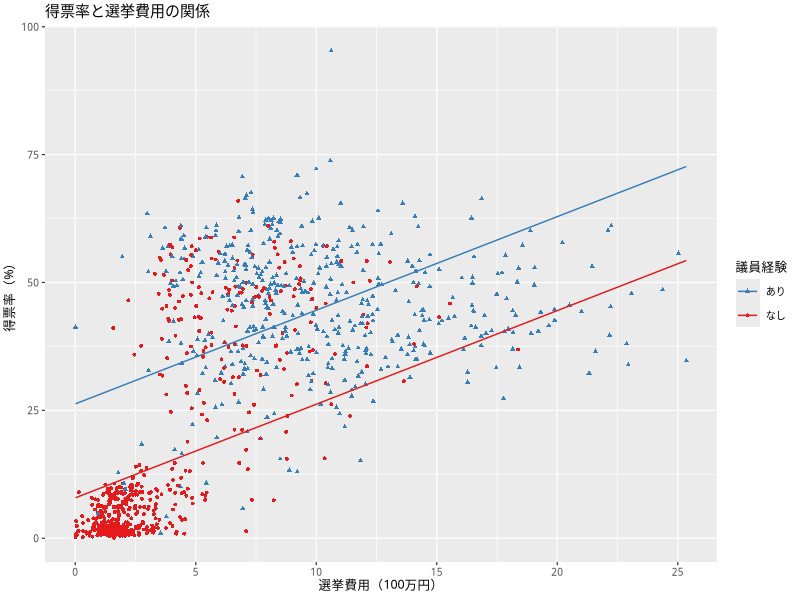
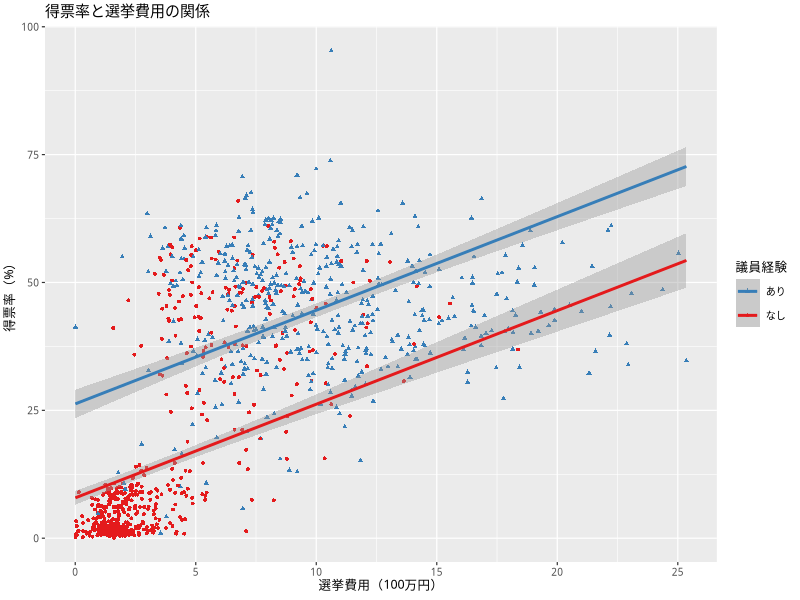
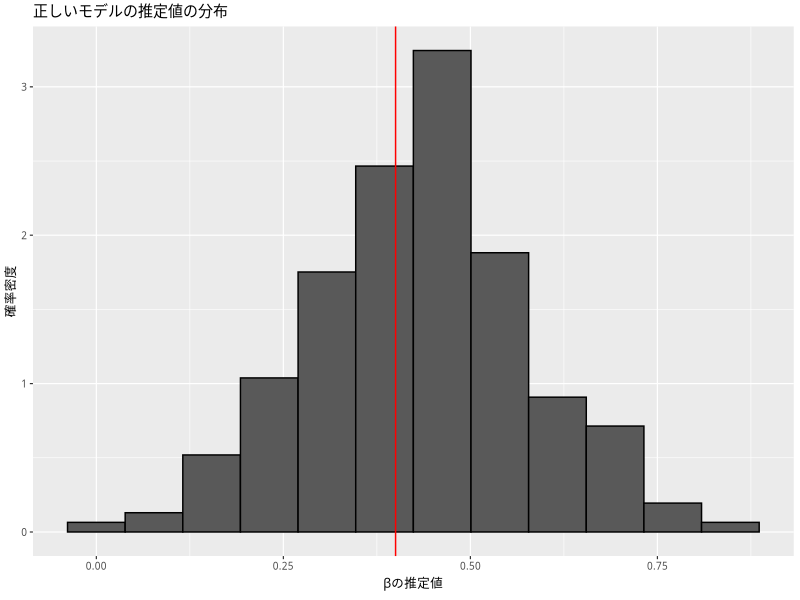
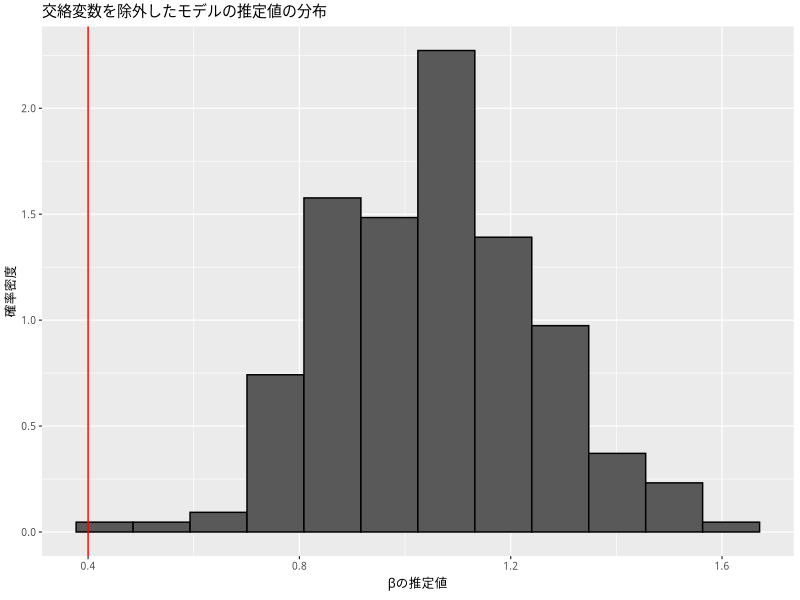
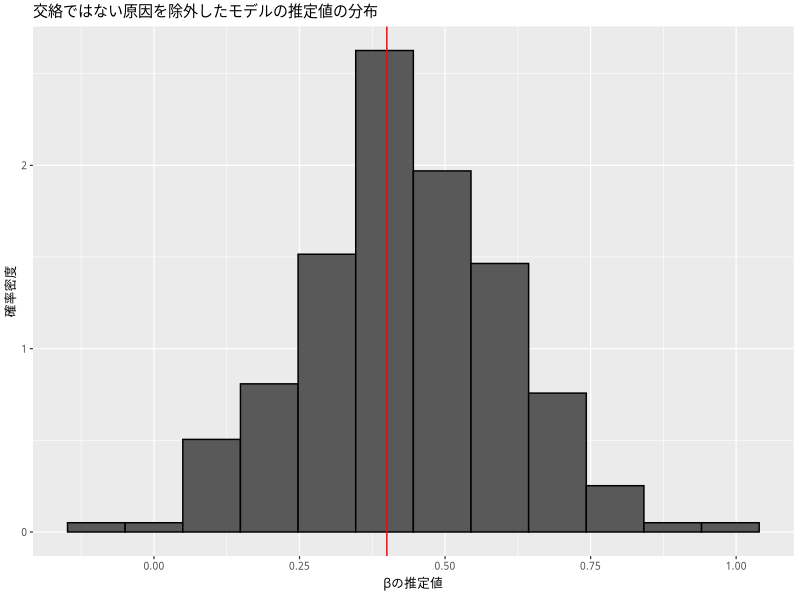
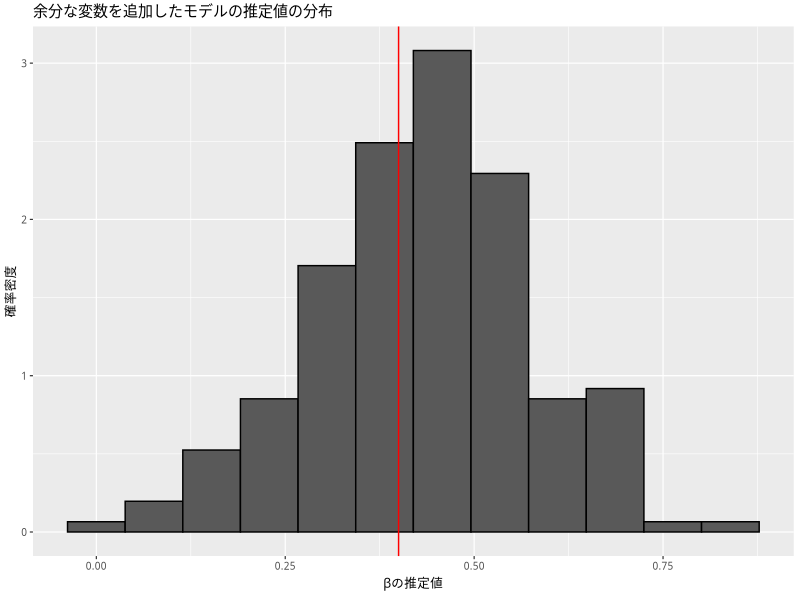

The R script that drew these images, in order:
## ---- chunk 1
#| include: false

if (knitr::is_latex_output()) {
  knitr::opts_chunk$set(dev = 'cairo_pdf')
}
## ---- chunk 2
#| echo: false
#| message:  false

library(tidyverse)
my_font <- 'HiraginoSans-W3'
theme_set(theme_gray(base_size = 9,
                     base_family = my_font))
## ---- chunk 3
HR09 <- read_csv('data/hr-data.csv') |>
  mutate(experience = as.numeric(status == '現職' | status == '元職'),
         expm = exp / 10 ^ 6) |>
  filter(year == 2009,
         !is.na(expm))
## ---- chunk 4
fit_3 <- lm(voteshare ~ experience + expm,
            data = HR09)
broom::tidy(fit_3, conf.int = TRUE)
## ---- chunk 5
summary(HR09$expm)
## ---- chunk 6
money <- 0 : 25
## ---- chunk 7
pred0 <- coef(fit_3)[1] +
  coef(fit_3)[2] * 0 +
  coef(fit_3)[3] * money
## ---- chunk 8
df0 <- tibble(money = money,
              predicted0 = pred0)
head(df0)
## ---- chunk 9
for (i in 2 : length(money)) {
  print(pred0[i] - pred0[i - 1])
}
## ---- chunk 10
pred1 <- coef(fit_3)[1] +
  coef(fit_3)[2] * 1 +
  coef(fit_3)[3] * money
df1 <- tibble(money = money,
              predicted1 = pred1)
## ---- chunk 11
df01 <- df0 |>
  right_join(df1, by = 'money')
df01
## ---- chunk 12
df01 <- df01 |>
  mutate(dif_experience = predicted1 - predicted0)
df01
## ---- chunk 13
reg1 <- lm(expm ~ experience,
           data = HR09)
## ---- chunk 14
res1 <- reg1$residuals
## ---- chunk 15
reg2 <- lm(voteshare ~ experience,
           data = HR09)
## ---- chunk 16
res2 <- reg2$residuals
## ---- chunk 17
reg3 <- lm(res2 ~ res1)
coef(reg3)
## ---- chunk 18
pred <- expand_grid(
  expm = seq(from = min(HR09$expm, na.rm = TRUE),
             to   = max(HR09$expm, na.rm = TRUE),
             length.out = 100),
  experience = c(0, 1)
)
## ---- chunk 19
pred <- pred |>
  mutate(v_hat = predict(fit_3, newdata = pred))
## ---- chunk 20
p3 <- ggplot(HR09, aes(x     = expm,
                       color = as.factor(experience),
                       shape = as.factor(experience))) +
  geom_point(size = 1, aes(y = voteshare)) +
  geom_line(data = pred, aes(y = v_hat)) +
  scale_color_brewer(palette = 'Set1',
                     name    = '議員経験',
                     labels  = c('なし', 'あり')) +
  scale_shape_discrete(name   = '議員経験',
                       labels = c('なし', 'あり')) +
  guides(color = guide_legend(reverse = TRUE),
         shape = guide_legend(reverse = TRUE)) +
  labs(x = '選挙費用（100万円）',
       y = '得票率（%）',
       title = '得票率と選挙費用の関係')
plot(p3)
## ---- chunk 21
err <- predict(fit_3,
               newdata = pred,
               se.fit = TRUE)
## ---- chunk 22
pred$lower <- err$fit + qt(0.025, df = err$df) * err$se.fit
pred$upper <- err$fit + qt(0.975, df = err$df) * err$se.fit
## ---- chunk 23
p3_ci95 <- p3 +
  geom_smooth(data = pred,
              aes(y = v_hat, ymin = lower, ymax = upper),
              stat = 'identity')
plot(p3_ci95)
## ---- chunk 24
set.seed(777)
N <- 100
z1 <- runif(N, -5, 5)
z2 <- runif(N, -5, 5)
z3 <- runif(N, -5, 5)
x <- 0.2 * z1 + rnorm(N)
mu <- 1.5 + 0.4 * x + 0.5 * z1 - 0.2 * z2
y <- rnorm(N, mean = mu, sd = 1)
df <- tibble(y, x, z1, z2, z3)
## ---- chunk 25
true_model <- lm(y ~ x + z1 + z2, data = df)
broom::tidy(true_model)
## ---- chunk 26
omitted_1 <- lm(y ~ x + z2, data = df)
broom::tidy(omitted_1)
## ---- chunk 27
omitted_2 <- lm(y ~ x + z1, data = df)
broom::tidy(omitted_2)
## ---- chunk 28
extra_model <- lm(y ~ x + z1 + z2 + z3, data = df)
broom::tidy(extra_model)
## ---- chunk 29
sim_regression <- function(trials = 200, n = 50, beta = .4) {
  ## 重回帰をシミュレートするための関数
  ## 引数
  ##   trials = シミュレーションの繰り返し数
  ##   n      = 標本サイズ
  ##   beta   = x の係数（beta）の母数（パラメタ）
  ## 返り値
  ##   res    = 係数の推定値を要素に持つ行列
  
  z1 <- matrix(runif(trials * n, -5, 5), nrow = n)
  z2 <- matrix(runif(trials * n, -5, 5), nrow = n)
  z3 <- matrix(runif(trials * n, -5, 5), nrow = n)
  x <- 0.2 * z1 + rnorm(trials * n)
  mu <- 1.5 + beta * x + 0.5 * z1 - 0.2 * z2
  y <- mu + rnorm(trials * n, mean = 0, sd = 1)
  
  beta_hat <- matrix(NA, nrow = trials, ncol = 4)
  
  colnames(beta_hat) <- c('true', 'omit1', 'omit2', 'extra')
  
  for (i in 1 : trials) {
    df <- tibble(y  = y[,i],
                 x  = x[,i],
                 z1 = z1[,i],
                 z2 = z2[,i],
                 z3 = z3[,i])
    fit_true  <- lm(y ~ x + z1 + z2, data = df)
    fit_omit1 <- lm(y ~ x + z2, data = df)
    fit_omit2 <- lm(y ~ x + z1, data = df)
    fit_extra <- lm(y ~ x + z1 + z2 + z3, data = df)
    beta_hat[i,] <- c(coef(fit_true)[2],
                      coef(fit_omit1)[2],
                      coef(fit_omit2)[2],
                      coef(fit_extra)[2])
  }
  return(beta_hat)
}
## ---- chunk 30
beta <- 0.4
set.seed(2025-12-30)
sim1 <- sim_regression(trials = 200, n = 50, beta = beta)
## ---- chunk 31
apply(sim1, 2, mean)
## ---- chunk 32
sim1_beta <- as_tibble(sim1)
plt_base <- ggplot(sim1_beta, aes(y = after_stat(density))) +
  xlab(expression(paste(beta, 'の推定値', sep = ''))) +
  ylab('確率密度')
## ---- chunk 33
plt_true <- plt_base +
  geom_histogram(aes(x = true), color = 'black', bins = 12) +
  geom_vline(xintercept = beta, color = 'red') +
  ggtitle('正しいモデルの推定値の分布')
plot(plt_true)
## ---- chunk 34
plt_omit1 <- plt_base +
  geom_histogram(aes(x = omit1), color = 'black', bins = 12) +
  geom_vline(xintercept = beta, color = 'red') +
  ggtitle('交絡変数を除外したモデルの推定値の分布')
plot(plt_omit1)
## ---- chunk 35
plt_omit2 <- plt_base +
  geom_histogram(aes(x = omit2), color = 'black', bins = 12) +
  geom_vline(xintercept = beta, color = 'red') +
  ggtitle('交絡ではない原因を除外したモデルの推定値の分布')
plot(plt_omit2)
## ---- chunk 36
plt_extra <- plt_base +
  geom_histogram(aes(x = extra), color = 'black', bins = 12) +
  geom_vline(xintercept = beta, color = 'red') +
  ggtitle('余分な変数を追加したモデルの推定値の分布')
plot(plt_extra)
